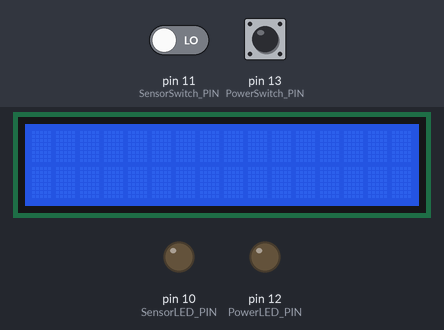
The sketch below on a simulated Arduino Uno, built with avr-gcc and run on an emulated ATmega328P. Shown: 16×2 character LCD, output pins drawn as LEDs (lit = HIGH). The test bench sets the inputs (shaded band); at power-on: pin 13 (PowerSwitch_PIN) LOW, pin 11 (SensorSwitch_PIN) LOW.

Above: at 1.2 s.
1.3 s: pin 13 (PowerSwitch_PIN) pulled HIGH for 0.15 s
At 1.37 s:
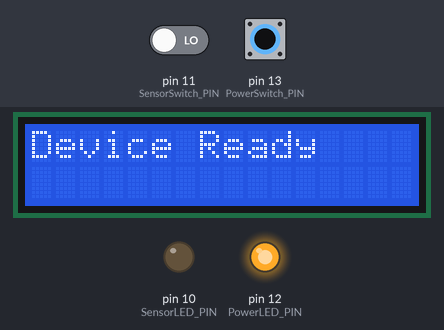
2.9 s: pin 13 (PowerSwitch_PIN) pulled HIGH for 3.2 s
At 7.2 s:
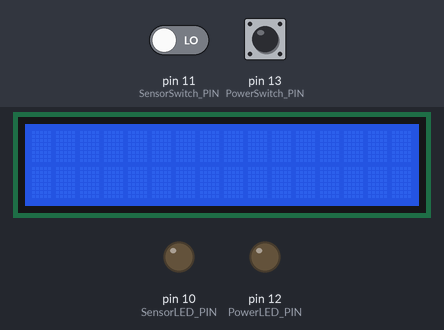
7.6 s: pin 11 (SensorSwitch_PIN) driven HIGH and pin 13 (PowerSwitch_PIN) driven HIGH
At 8.4 s:
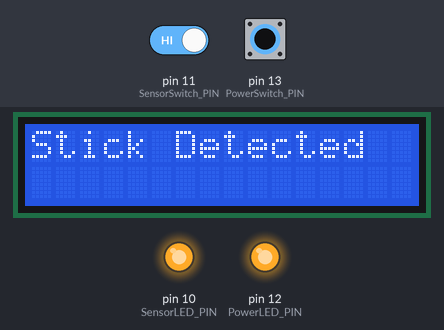
9.1 s: pin 11 (SensorSwitch_PIN) driven LOW
At 9.5 s:
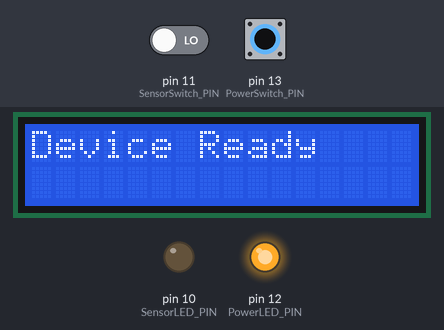
Timing chart, 0 to 11.6 s (numbered marks = the images above; inputs shaded):
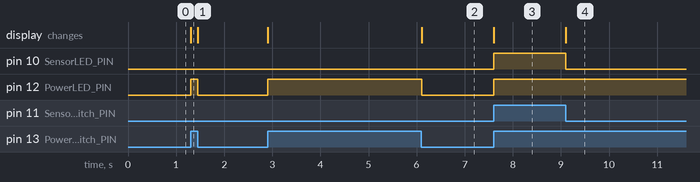

The sketch:

mple_for_how_to_have_a_function_run_only_once_in_a_Arduino_l.ino
```cpp
#include <LiquidCrystal.h>
#define PowerLED_PIN 12
#define PowerSwitch_PIN 13
#define SensorLED_PIN 10
#define SensorSwitch_PIN 11
const int rs = 4, en = 5, d4 = 6, d5 = 7, d6 = 8, d7 = 9;
LiquidCrystal lcd(rs, en, d4, d5, d6, d7);
int caseState = 0;
bool CLR = false;
int clrFlag = 1;
int prevcaseState = 0;

void setup()
{
  pinMode(PowerLED_PIN, OUTPUT);
  pinMode(SensorLED_PIN, OUTPUT);
  pinMode(SensorSwitch_PIN, INPUT);
  pinMode(PowerSwitch_PIN, INPUT);
  lcd.begin(16,2);
  lcd.print("");
}

void loop() {

  ( (digitalRead(PowerSwitch_PIN) == HIGH) && (digitalRead(SensorSwitch_PIN) == HIGH) ) ? (caseState = 2, CLR = true) : ( (digitalRead(PowerSwitch_PIN) == HIGH) ? (caseState = 1, CLR = true) : (caseState = 0, CLR = true) );

  //basically an if else statement, essentially  <this statement true?> ? <if true, do this> : <else, do this>


  if (caseState != prevcaseState){
    clrFlag=1;
  }

  //detect change of caseState and sets flag to 1

  if (CLR == true && clrFlag == 1){
    lcd.clear();
  }

  //only clears when flag is == 1

   if (clrFlag >10){
    clrFlag = 2; //set to 2 so it doesn't keep flashing the screen when set to 1
   }

  switch(caseState){
    case (0):
      digitalWrite(PowerLED_PIN, LOW);
      digitalWrite(SensorLED_PIN, LOW);
      lcd.clear();
      lcd.setCursor(0,0);
      break;

      // 0, both switches are off, repeatedly clears lcd

    case (1):
      digitalWrite(PowerLED_PIN, HIGH);
      digitalWrite(SensorLED_PIN,LOW);
      lcd.setCursor(0,0);
      lcd.print("Device Ready");
      clrFlag++;  //clrFlag is increased from 1 to some other number so the clear lcd function cannot run when repeated
      CLR = false; //turn off the CLR
      prevcaseState = caseState; //sets the variable prevcaseState to the current one to show a change in case state for the clr function to run
      break;


    case (2):
      digitalWrite(PowerLED_PIN, HIGH);
      digitalWrite(SensorLED_PIN, HIGH);
      lcd.setCursor(0,0);
      lcd.print("Stick Detected");
      clrFlag++;
      CLR = false;
      prevcaseState = caseState;
      break;
  } //clrFlag++ so the clrFlag won't be = 1 when the next loop happens, so the screen won't flicker
}

//follow me on ig thx @flaffy_the_Dog
```

Measured:
- after the input at 1.3 s, pin 12 (PowerLED_PIN): LOW → HIGH at once, → LOW 0.15 s later; the display: changes at once (image 1)
- after the input at 2.9 s, pin 12 (PowerLED_PIN): LOW → HIGH at once, → LOW 3.2 s later; the display: first changes at once (image 2 shows a later state)
- after the input at 7.6 s, pin 10 (SensorLED_PIN), pin 12 (PowerLED_PIN): LOW → HIGH at once; the display: changes at once (image 3)
- after the input at 9.1 s, pin 10 (SensorLED_PIN): HIGH → LOW at once; the display: changes at once (image 4)
